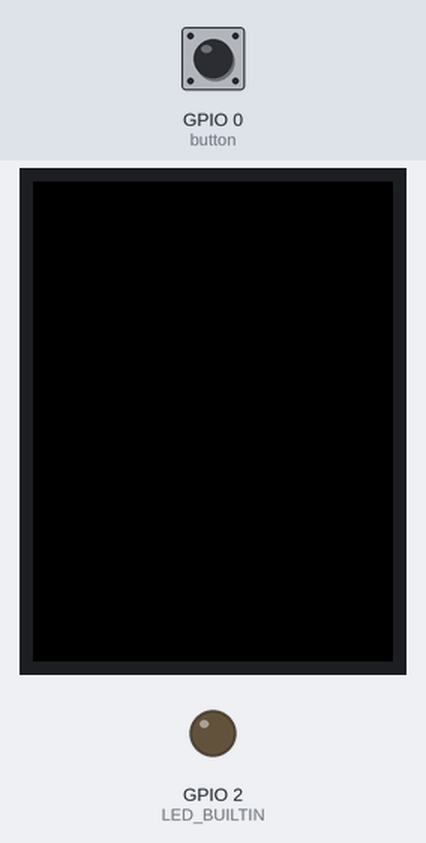
A sketch run on a simulated ESP8266 (NodeMCU). Shown: 240×320 colour display, output pins drawn as LEDs (lit = HIGH, except the on-board LED, lit = LOW). The inputs (shaded band) are chosen by the test bench; at power-on: GPIO 0 (button) HIGH. WiFi joins after 1.5 s; servers stay silent unless stated; uploads are accepted with an empty reply; storage starts empty; what the sketch prints to the serial monitor is not drawn.

Above: at 3.4 s.
3.5 s: GPIO 0 (button) pulled LOW for 0.15 s
At 4.3 s:
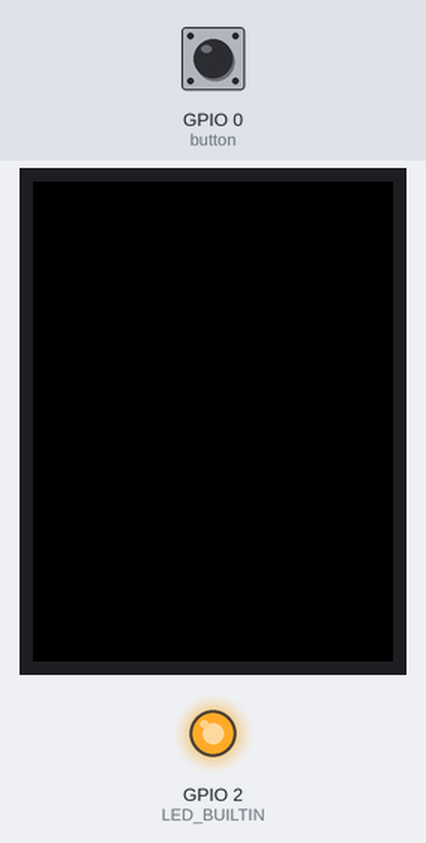
7.7 s: GPIO 0 (button) pulled LOW for 3.2 s
At 12.7 s:
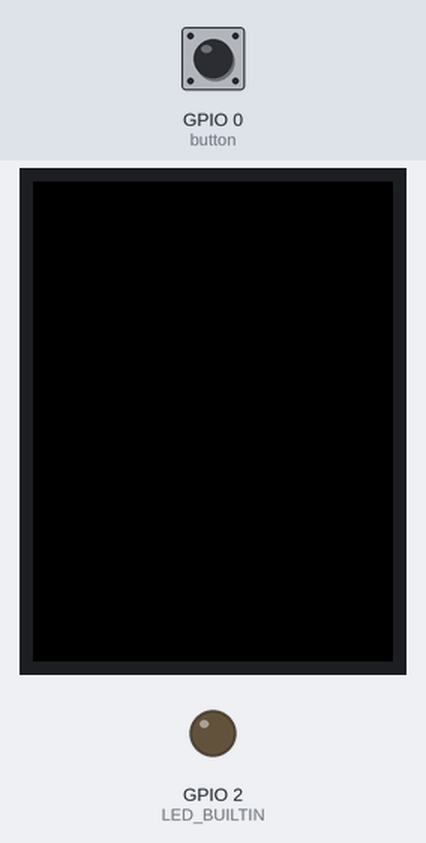
Timing chart, 0 to 14.2 s (numbered marks = the images above; inputs shaded):
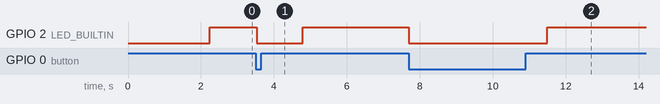

The sketch:

server.ino
```cpp
#include <ESP8266WiFi.h>             // esp8266库
#include <ESP8266HTTPClient.h>
//#include <WiFiClient.h>
#include <SPI.h>
#include <TFT_eSPI.h>
#include <MFRC522.h>
#include <FS.h> //山村文件系统
#include <ArduinoJson.h>

#define RST_PIN 5
#define SS_PIN 4

const char* host = "47.100.49.178";
const int port = 8888;

File writeFile,readFile;

String jsonContents = "";

String fileName = "/user/info.txt";//用来存服务器发来的用户数据

#define button 0    // 按钮的引脚GPIO 0


MFRC522 mfrc(SS_PIN,RST_PIN);

TFT_eSPI tft = TFT_eSPI();


int buttonState = 0;    //按钮的状态

char ssid[] = "abc";         // WiFi名
char pass[] = "1223334444";     // WiFi密码

WiFiClient client;                 // 声明一个Mysql客户端，在lianjieMysql中使用


void setup()
{
  tft.init();
  tft.setRotation(3);


  Serial.begin(9600);
  while (!Serial);      //  等待端口的释放

  Serial.printf("\nConnecting to %s", ssid);

  //卡片初始化
  SPI.begin();

  mfrc.PCD_Init();
  delay(4);
  mfrc.PCD_DumpVersionToSerial();

  Serial.println("bro, wait wait wait");


  //按钮与灯泡初始化
  pinMode(LED_BUILTIN, OUTPUT);   //设置点亮LED
  pinMode(button,INPUT);    //进行信号检测

  // 连接WiFi
  WiFi.begin(ssid, pass);
  while (WiFi.status() != WL_CONNECTED) {       // 如果WiFi没有连接，一直循环打印点
    delay(1000);
    Serial.print(".");

  }

  //初始化闪存文件系统
  SPIFFS.format();
  //检测初始化状况
  if(SPIFFS.begin()){

    Serial.println("闪存文件系统初始化完成");
  }else{

    Serial.println("闪存文件系统初始化失败");
  }
        //写文件
//  writeFile = SPIFFS.open(file_name,"w");
//      writeFile.println("");
        //读文件
//  readFile =SPIFFS.open(file_name,"r");
//    for(int i=0; i<readFile.size(); i++){
//      Serial.print((char)readFile.read());
//    }

  Serial.print("\n连上网了");

  Serial.print("，IP地址是： ");

  Serial.println(WiFi.localIP());

  // 打印开发板的IP地址


}

void loop()
{

  //实时获取按钮被按下的状态
  String cardId="";
  buttonState = digitalRead(button);

  if(buttonState == LOW){

      digitalWrite(LED_BUILTIN,LOW);//点亮灯泡
      //writeUserFile(getMessageFromServer());
      jsonContents=getMessageFromServer();
      Serial.println("写入文件标注=====");
      //Serial.println(getMessageFromServer());
  }else{
    digitalWrite(LED_BUILTIN,HIGH);
    if ( ! mfrc.PICC_IsNewCardPresent()) {return;}

    if ( ! mfrc.PICC_ReadCardSerial()) {return;}

    Serial.print("您将要查询的卡的id是：");
    for (byte i = 0;i<mfrc.uid.size;i++){
        //cardId+=String(mfrc.uid.uidByte[i] < 0x10 ? " 0" : " ");
        cardId+=String(mfrc.uid.uidByte[i],HEX);
    }

    if(parseJson(cardId,jsonContents)){
      for(int i=0;i<3;i++){
        digitalWrite(LED_BUILTIN,LOW);
        delay(250);
        digitalWrite(LED_BUILTIN,HIGH);
        delay(250);
      }

    }
  }


}
bool parseJson(String userId,String jsonString){

  StaticJsonDocument<0> filter;
  filter.set(true);

  StaticJsonDocument<768> doc;
  Serial.println("JsonString的内容是:");
  Serial.println(jsonString);
  DeserializationError error = deserializeJson(doc, jsonString, DeserializationOption::Filter(filter));

  if (error) {
    Serial.print(F("deserializeJson() failed: "));
    Serial.println(error.f_str());

}
  for (JsonObject item : doc.as<JsonArray>()) {

  const char* studentCardId = item["studentCardId"]; // "456", "abc", "wwwerwr", "123", "456", "456"
  if((String)studentCardId==userId){
    return true;
  }
}
  return false;
}
String getMessageFromServer(){
  WiFiClient client;

  String url = "/user/getAllUser";

  String httpRequest = String("GET ")+url+"\r\n"+
                        "Host: "+host+"\r\n"+
                        "Connection: close\r\n"+
                        "\r\n";
  if(client.connect(host,port)){
    Serial.print("成功连接上云服务器:");
    Serial.println(host);
    client.print(httpRequest);
    String result = "";
    while (client.connected() || client.available()) { // 接口响应
      String line = client.readStringUntil('\n'); // 返回的某一行数据
      line.trim();
      if (line.length() > 0) {
        result += line + "\r\n";
      }
    }
    client.stop(); // 断开连接
//    Serial.println("服务端返回：" + result);
    return result;
}
}


 void writeUserFile(String information){
  Serial.println("****************写操作开始******************");

  File writeFile = SPIFFS.open(fileName,"w");//建立File对象，并表示将要进行“写”操作
  writeFile.println(information);//写
  writeFile.close();//写操作完成后关闭文件

  Serial.println("SPIFFS Write Finished");
  Serial.println("****************写操作完成******************\n");
}

void readUserFile(){
  Serial.println("****************读操作开始******************");
  String result;
  if(SPIFFS.exists(fileName)){
    Serial.print(fileName);
    Serial.println(" Found");

    File readFile = SPIFFS.open(fileName,"r");

    for(int i = 0; i<readFile.size();i++){
      //Serial.print((char)readFile.read());//一次读取一个字符
      result+=readFile.read();
    }

  }else{
    Serial.print(fileName);
    Serial.println(" Not Found");
  }

  Serial.println("****************读操作完成******************内容是：\n");
  Serial.println(result);
}
```

Measured:
- after the input at 3.5 s, GPIO 2 (LED_BUILTIN): HIGH → LOW at once, → HIGH 1.3 s later
- after the input at 7.7 s, GPIO 2 (LED_BUILTIN): HIGH → LOW at once, → HIGH 3.8 s later
